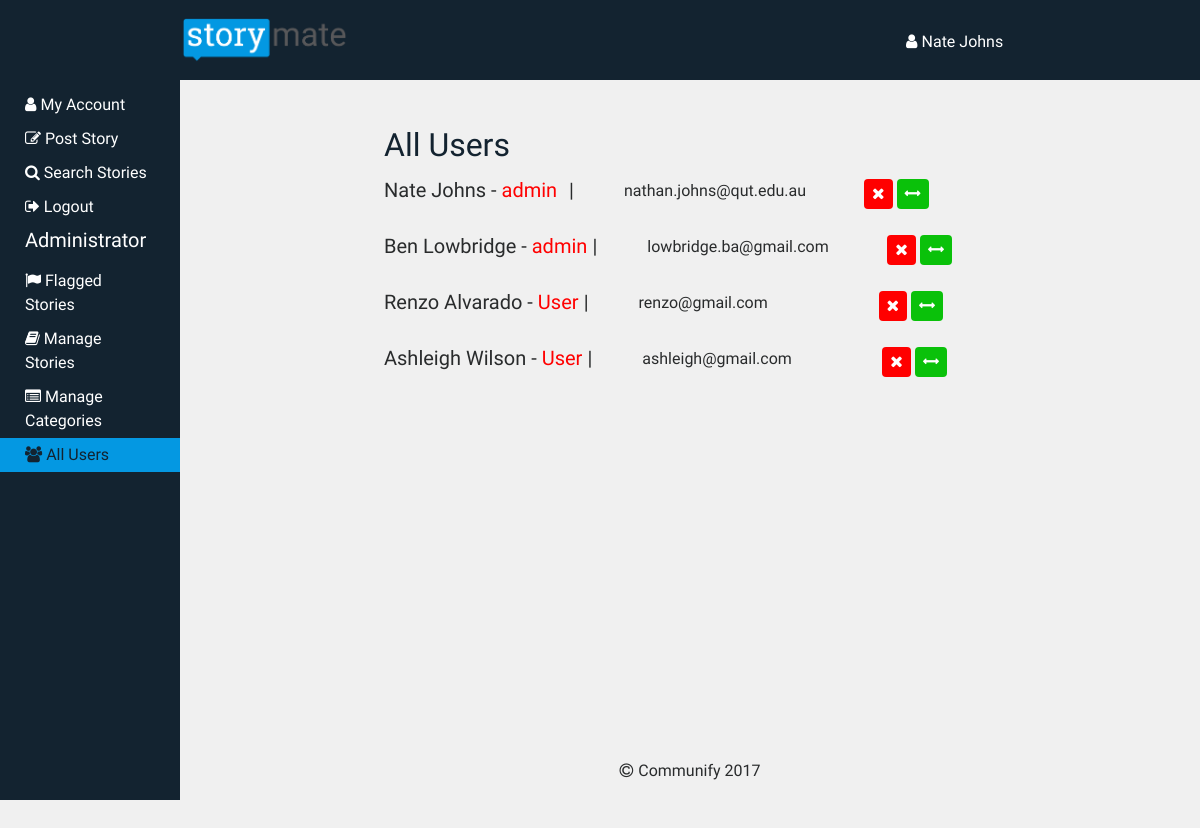
The app's page /dist/all-users.php (signed in) with its own data.
### tables this page shows
CREATE TABLE `users` (
  `userID` int(11) NOT NULL,
  `userRole` int(1) NOT NULL COMMENT 'number defining the users permissions. 1 - user, 0 - admin.',
  `firstName` varchar(48) NOT NULL,
  `lastName` varchar(48) NOT NULL,
  `email` varchar(48) NOT NULL,
  `phone` varchar(10) NOT NULL,
  `activated` tinyint(1) NOT NULL COMMENT 'wheather the user''s account has been approved by an admin.',
  `dateCreated` date NOT NULL COMMENT 'date the account was created.',
  `password` varchar(128) NOT NULL
);

CREATE TABLE `userroles` (
  `rollID` int(11) NOT NULL,
  `roleName` varchar(48) NOT NULL,
  `roleDescription` text NOT NULL
);

### dist/all-users.php (the view, shortened to what this page needs)
<?php
include('php/connector.php');
$username = $_SESSION['login_user'];
$getID = "SELECT userID FROM users WHERE email = '$username'";
$getuser = mysqli_query($conn,$getID);
$user = mysqli_fetch_array($getuser);
$currentUser = $user[0];
$sql = "SELECT * FROM users WHERE userID = '$currentUser'";
$result = mysqli_query($conn,$sql);
$row = mysqli_fetch_array($result);
?>
<!DOCTYPE html>
<html>
	<?php include 'includes/head.php'; ?>
<body>
	<header>
		<?php include('includes/top-bar.php'); ?>
	</header>
	<div id="main-content">
		<?php include('includes/side-bar.php'); ?>
		<article id="page-content">
			<div class="profile-details">
				<div class="my-stories">
					<h2 class="title">All Users</h2>
					<div class="new-users-location">
						<?php
						$users = "SELECT * FROM users";
						$fetchusers = mysqli_query($conn,$users);
						while($user = mysqli_fetch_array($fetchusers)) :
							$roleID = $user['userRole'];
							$SQL = "SELECT * FROM userroles WHERE rollID='$roleID'";
							$result = mysqli_query($conn, $SQL);
							$roleName = mysqli_fetch_array($result);
						?>
						<div class="new-users">
							<div class="user-details">
								<h3 class="user-name"><?php echo $user['firstName'].' '.$user['lastName']; ?> - <span style="color: red;"><?php echo $roleName['roleName'] ?></span></h3>
								<p class="user-email"><?php echo $user['email']; ?></p>
							</div>
							<div class="user-buttons">
								<a href="php/update-users.php?userID=<?php echo $user['userID'] ?>&method=delete" class="delete-button user-icons"><i class="fa fa-times" aria-hidden="true"></i></a>
								<a href="php/update-users.php?userID=<?php echo $user['userID'] ?>&method=<?php echo $roleName['roleName'] ?>" class="edit-button user-icons"><i class="fa fa-arrows-h" aria-hidden="true"></i></a>
							</div>
						</div>
					<?php endwhile; ?>
					</div>
				</div>
			</div>
		</article>
	</div>
	<footer id="footer-content">
		<p class="copyright">Communify 2017</p>
	</footer>
</body>
</html>

### dist/includes/head.php (shortened to what this page needs)
<head>
	<link rel="stylesheet" type="text/css" href="https://netdna.bootstrapcdn.com/bootstrap/3.0.2/css/bootstrap-theme.min.css">
	<link rel="stylesheet" href="css/style.css">
</head>

### dist/includes/top-bar.php (shortened to what this page needs)
<section id="top-bar">
	<div class="user-bar">
		<div class="top-logo-wrapper">
			<a href="search.php"><img class="logo" src="img/logo.png"></a>
		</div>
		<p class="user-name">
			<a href="profile.php">    <i class="fa fa-user" aria-hidden="true"></i>  <?php echo $row['firstName'] .' '. $row['lastName']; ?></a>
		</p>
	</div>
</section>

### dist/includes/side-bar.php (shortened to what this page needs)
<?php
	$userRole = $row['userRole'];
?>
<nav id="side-bar">
	<ul>
		<li class="profile"><a href="profile.php"><i class="fa fa-user" aria-hidden="true"></i> My Account</a></li>
		<li class="post-story"><a href="post-story.php"><i class="fa fa-pencil-square-o" aria-hidden="true"></i> Post Story</a></li>
		<li class="search"><a href="search.php"><i class="fa fa-search" aria-hidden="true"></i> Search Stories</a></li>
		<li class="logout"><a href="./php/log_out.php"><i class="fa fa-sign-out" aria-hidden="true"></i> Logout </a></li>
		<?php if ($userRole == 1) : ?>
		<li><h5 class="admin">Administrator</h5></li>
		<li class="flagged-stories"><a href="flagged-stories.php"><i class="fa fa-flag" aria-hidden="true"></i> Flagged Stories</a></li>
		<li class="manage-stories"><a href="manage-stories.php"><i class="fa fa-book" aria-hidden="true"></i> Manage Stories</a></li>
		<li class="manage-categories"><a href="manage-categories.php"><i class="fa fa-list-alt" aria-hidden="true"></i> Manage Categories</a></li>
		<li class="all-users"><a href="all-users.php"><i class="fa fa-users" aria-hidden="true"></i> All Users</a></li>
		<?php endif; ?>
	</ul>
</nav>

### records on screen
users: firstName "Nate", lastName "Johns", userroles.roleName "admin", email "nathan.johns@qut.edu.au"
users: firstName "Ben", lastName "Lowbridge", userroles.roleName "admin", email "lowbridge.ba@gmail.com"
users: firstName "Renzo", lastName "Alvarado", userroles.roleName "User", email "renzo@gmail.com"
users: firstName "Ashleigh", lastName "Wilson", userroles.roleName "User", email "ashleigh@gmail.com"
